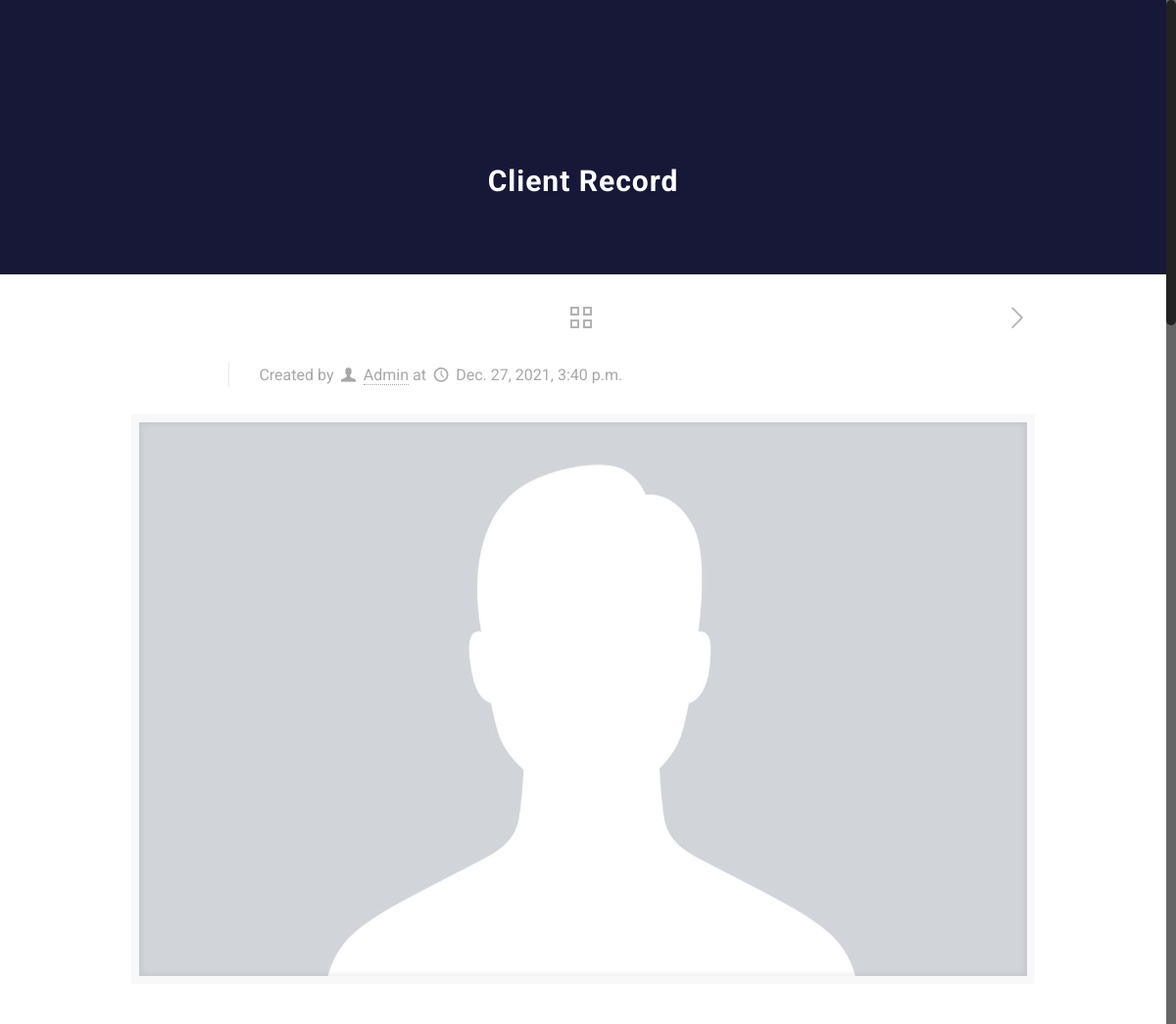
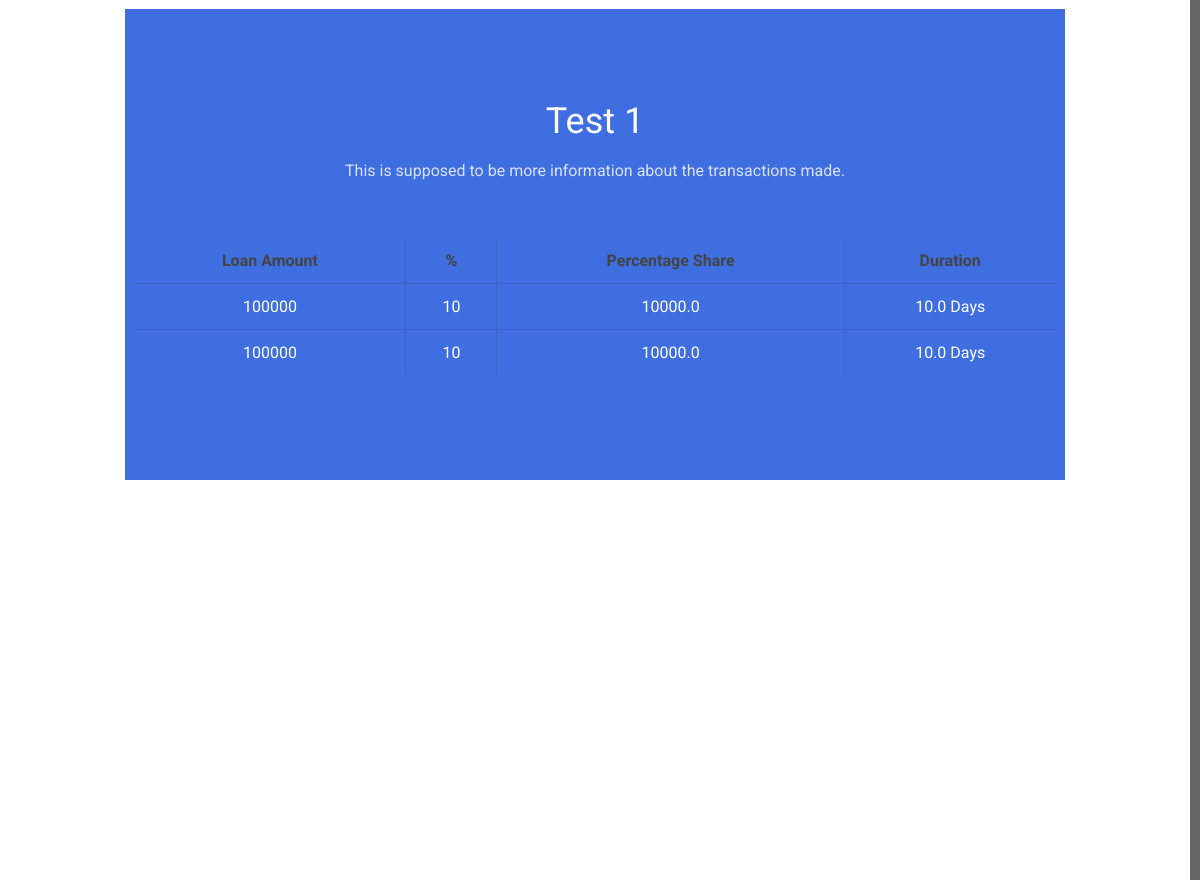
The app's page /ceet/4/ with its own data (2 pictures, top to bottom).
### calc/models.py (models this page shows, shortened)
class Record(models.Model):
    name = models.CharField(max_length=30, unique=True)
    creation_date = models.DateTimeField(default=datetime.now())
    number = models.IntegerField()
    email = models.EmailField()
    address = models.CharField(max_length=100)

class History(models.Model):
    name = models.ForeignKey(Record, on_delete=models.CASCADE)
    loan_amount = models.IntegerField()
    percentage = models.IntegerField()
    def interest(self):
        return self.loan_amount * self.percentage / 100
    def time(self):
        return self.loan_amount / self.interest()

### calc/views.py (the view)
# urls.py: path('ceet/<int:pk>/', views.ceetdisplay, name='ceetPG'),
def ceetdisplay(request, pk):
    record = Record.objects.get(id=pk)
    return render(request, 'content/wallet/item.html', {'record':record})

### templates/content/wallet/item.html (shortened to what this page needs)
{% load static %}
<!DOCTYPE html>
<html class="no-js">
<head>
    <link rel='stylesheet' href="{% static 'css/global.css' %}">
    <link rel='stylesheet' href="{% static 'content/wallet/css/structure.css' %}">
    <link rel='stylesheet' href="{% static 'content/wallet/css/wallet.css' %}">
    <link rel='stylesheet' href="{% static 'content/wallet/css/custom.css' %}>
    <link rel="stylesheet" href="{% static 'plugins/rs-plugin/css/settings.css' %}">
</head>
<body class="color-custom style-simple layout-full-width nice-scroll-on button-flat header-classic minimalist-header-no sticky-header sticky-tb-color ab-show subheader-both-center menu-line-below menuo-right footer-copy-center mobile-tb-left mobile-mini-ml-lc mobile-header-mini tr-menu">
    <div id="Wrapper">
        <div id="Header_wrapper">
            <div id="Subheader" style="padding:170px 0 80px;">
                <div class="container">
                    <div class="column one">
                        <h1 class="title">Client Record</h1>
                    </div>
                </div>
            </div>
        </div>
        <div id="Content">
            <div class="content_wrapper clearfix">
                <div class="sections_group">
                    <div id="post-2283" class="no-title no-share post-2283 post  format-standard has-post-thumbnail  category-events tag-design">
                        <div class="section section-post-header">
                            <div class="section_wrapper clearfix">
                                <div class="column one post-nav minimal">
                                    <a class="next" href="{% url 'recordPG' %}"><i class="icon icon-right-open-big"></i></a>
                                    <a class="home" href="{% url 'homePG' %}">
                                        <svg class="icon" width="22" height="22" xmlns="http://www.w3.org/2000/svg">
                                            <path d="M7,2v5H2V2H7 M9,0H0v9h9V0L9,0z" />
                                            <path d="M20,2v5h-5V2H20 M22,0h-9v9h9V0L22,0z" />
                                            <path d="M7,15v5H2v-5H7 M9,13H0v9h9V13L9,13z" />
                                            <path d="M20,15v5h-5v-5H20 M22,13h-9v9h9V13L22,13z" />
                                        </svg>
                                    </a>
                                </div>
                                <div class="column one post-header">
                                    <div class="title_wrapper">
                                        <div class="post-meta clearfix">
                                            <div class="author-date">
                                                <span class="vcard author post-author"> <span class="label">Created by</span> <i class="icon-user"></i> <span class="fn"><a href="#">Admin</a></span> </span><span class="date"> <span class="label">at</span> <i class="icon-clock"></i>
                                                <time class="entry-date" datetime="2014-05-05T09:34:27+00:00" itemprop="datePublished" pubdate>
                                                    {{ record.creation_date }}
                                                </time>
                                                </span>
                                            </div>
                                        </div>
                                    </div>
                                </div>
                                <div class="column one single-photo-wrapper image">
                                    <div class="image_frame scale-with-grid ">
                                        <div class="image_wrapper">
                                            <a href="images/home_wallet_blog4-1200x800.jpg" rel="prettyphoto">
                                                <div class="mask"></div><img width="1200" height="480" src="{% static 'images/prof1.png' %}" class="scale-with-grid wp-post-image" alt="home_wallet_blog4" />
                                            </a>
                                        </div>
                                    </div>
                                </div>
                            </div>
                        </div>
                        <div class="post-wrapper-content">
                            <div class="section mcb-section" style="padding-top:10px; padding-bottom:0px;">
                                <div class="section_wrapper mcb-section-inner">
                                    <div class="wrap mcb-wrap one  valign-top clearfix">
                                        <div class="mcb-wrap-inner">
                                            <div class="column mcb-column one-fifth column_placeholder">
                                                <div class="placeholder">
                                                </div>
                                            </div>
                                            <div class="section mcb-section" style="padding-top:90px; padding-bottom:50px; background-color:#3e6edf">
                                                <div class="section_wrapper mcb-section-inner">
                                                    <div class="wrap mcb-wrap one  valign-top clearfix">
                                                        <div class="mcb-wrap-inner" style="display: flex; flex-direction: row; flex-wrap: wrap;">
                                                            <div class="column mcb-column one column_column" style="width: 100%;">
                                                                <div class="column_attr clearfix align_center" style=" padding:0 12%;">
                                                                    <h2 style="color: #fff;">{{ record.name }}</h2>
                                                                    <h6 style="color: #d8e2f9;">This is supposed to be more information about the transactions made.</h6>
                                                                </div>
                                                            </div>
                                                           <div class="column mcb-column three-fifth column_column " style="color: #fff; width: 100%;">
                                                                <div class="column_attr clearfix">
                                                                    <table class="table">
                                                                        <thead class="thead-dark">
                                                                        <tr>
                                                                            <th scope="col">Loan Amount</th>
                                                                            <th scope="col">%</th>
                                                                            <th scope="col">Percentage Share</th>
                                                                            <th scope="col">Duration</th>
                                                                        </tr>
                                                                        </thead>
                                                                        <tbody>
                                                                        {% for i in record.history_set.all %}
                                                                        <tr>
                                                                            <td>{{ i.loan_amount }}</td>
                                                                            <td>{{ i.percentage }}</td>
                                                                            <td>{{ i.interest }}</td>
                                                                            <td>{{ i.time }} Days</td>
                                                                        </tr>
                                                                        {% endfor %}
                                                                        </tbody>
                                                                    </table>
                                                                </div>
                                                            </div>
                                                        </div>
                                                    </div>
                                                </div>
                                            </div>
                                                <br>
                                                <br>
                                                <br>
                                                <br>
                                                <br>
                                                <br>
                                                <br>
                                                <br>
                                                <br>
                                                <br>
                                                <br>
                                                <br>
                                                <br>
                                                <br>
                                                <br>
                                                <br>
                                        </div>
                                    </div>
                                </div>
                            </div>
    </div>
</body>
</html>

### static/content/wallet/css/wallet.css (style rules this page uses)
#Header_wrapper, #Intro { background-color: #111226; }
#Subheader { background-color: rgba(23, 24, 56, 1); }
body, ul.timeline_items, .icon_box a .desc, .icon_box a:hover .desc, .feature_list ul li a, .list_item a, .list_item a:hover, .widget_recent_entries ul li a, .flat_box a, .flat_box a:hover, .story_box .desc, .content_slider.carouselul li a .title, .content_slider.flat.description ul li .desc, .content_slider.flat.description ul li a .desc, .post-nav.minimal a i { color: #808080; }
.post-nav.minimal a svg { fill: #808080; }
a { color: #3e6edf; }
.blockquote p.author span, .counter .desc_wrapper .title, .article_box .desc_wrapper p, .team .desc_wrapper p.subtitle, .pricing-box .plan-header p.subtitle, .pricing-box .plan-header .price sup.period, .chart_box p, .fancy_heading .inside, .fancy_heading_line .slogan, .post-meta, .post-meta a, .post-footer, .post-footer a span.label, .pager .pages a, .button-love a .label, .pager-single a, #comments .commentlist>li .comment-author .says, .fixed-nav .desc .date, .filters_buttons li.label, .Recent_posts ul li a .desc .date, .widget_recent_entries ul li .post-date, .tp_recent_tweets .twitter_time, .widget_price_filter .price_label, .shop-filters .woocommerce-result-count, .woocommerce ul.product_list_widget li .quantity, .widget_shopping_cart ul.product_list_widget li dl, .product_meta .posted_in, .woocommerce .shop_table .product-name .variation>dd, .shipping-calculator-button:after, .shop_slider .shop_slider_ul li .item_wrapper .price del, .testimonials_slider .testimonials_slider_ul li .author span, .testimonials_slider .testimonials_slider_ul li .author span a, .Latest_news ul li .desc_footer { color: #a8a8a8; }
h1, h1 a, h1 a:hover, .text-logo #logo { color: #404040; }
h2, h2 a, h2 a:hover { color: #3e6edf; }
h6, h6 a, h6 a:hover, a.content_link .title { color: #404040; }
#Subheader .title { color: #fff; }
.image_frame { border-color: #f8f8f8; }
.image_frame .image_wrapper .mask::after { background: rgba(255, 255, 255, 0.4); }
html { background-color: #fff; }
#Wrapper, #Content { background-color: #fff; }
body, button, span.date_label, .timeline_items li h3 span, input[type="submit"], input[type="reset"], input[type="button"], input[type="text"], input[type="password"], input[type="tel"], input[type="email"], textarea, select, .offer_li .title h3 { font-family: "Roboto", Arial, Tahoma, sans-serif; }
#Subheader .title { font-family: "Roboto", Arial, Tahoma, sans-serif; }
h1, h2, h3, h4, .text-logo #logo { font-family: "Roboto", Arial, Tahoma, sans-serif; }
h5, h6 { font-family: "Roboto", Arial, Tahoma, sans-serif; }
body { font-size: 16px; line-height: 25px; font-weight: 400; letter-spacing: 0px; }
#Subheader .title { font-size: 30px; line-height: 30px; font-weight: 700; letter-spacing: 1px; }
h1, .text-logo #logo { font-size: 48px; line-height: 60px; font-weight: 400; letter-spacing: 0px; }
h2 { font-size: 36px; line-height: 44px; font-weight: 400; letter-spacing: 0px; }
h6 { font-size: 16px; line-height: 25px; font-weight: 400; letter-spacing: 0px; }

### records on screen
Record: creation_date "Dec. 27, 2021, 3:40 p.m.", name "Test 1"
History: loan_amount "100000", percentage "10", interest "10000.0", time "10.0"
History: loan_amount "100000", percentage "10", interest "10000.0", time "10.0"
